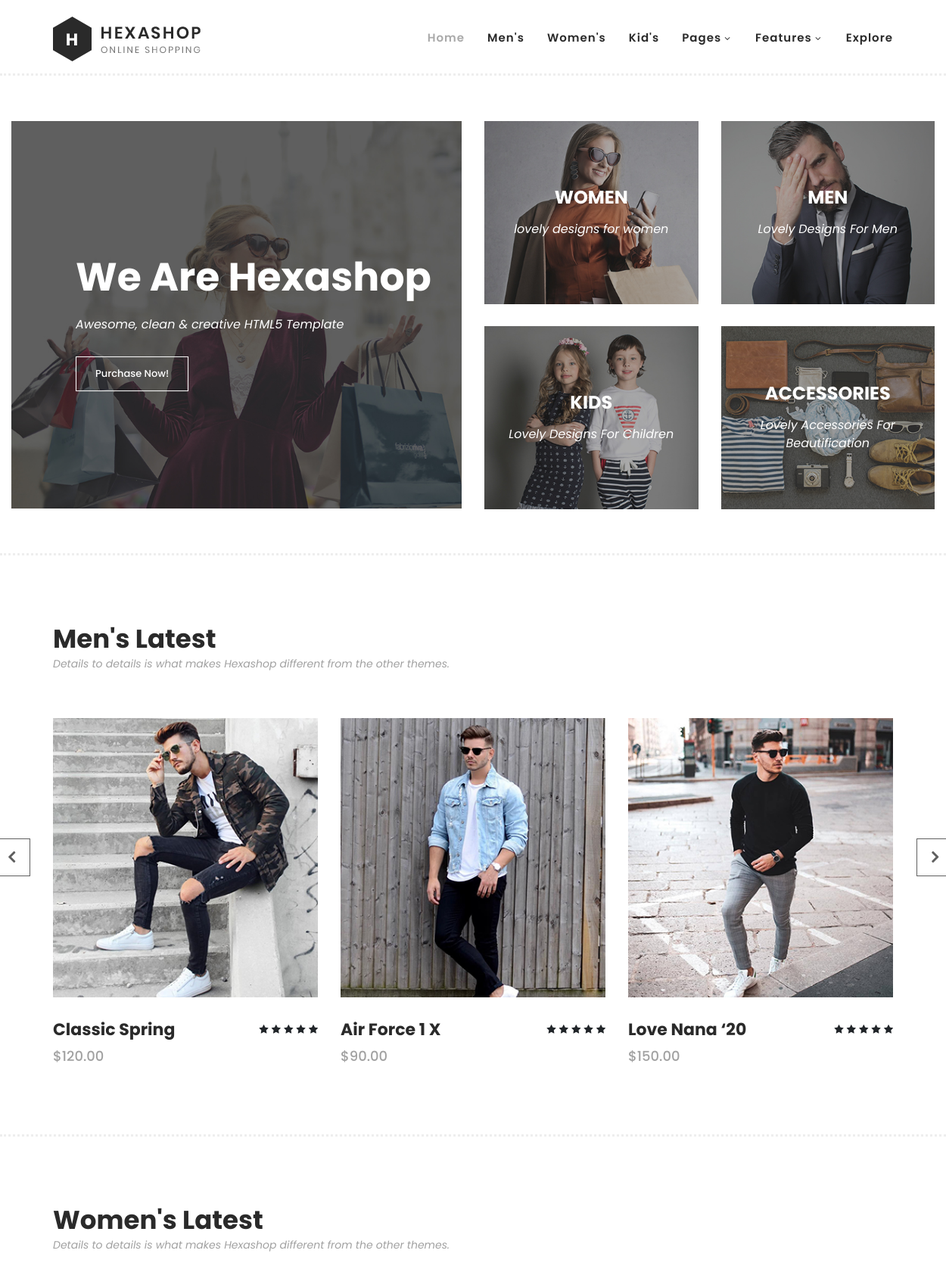
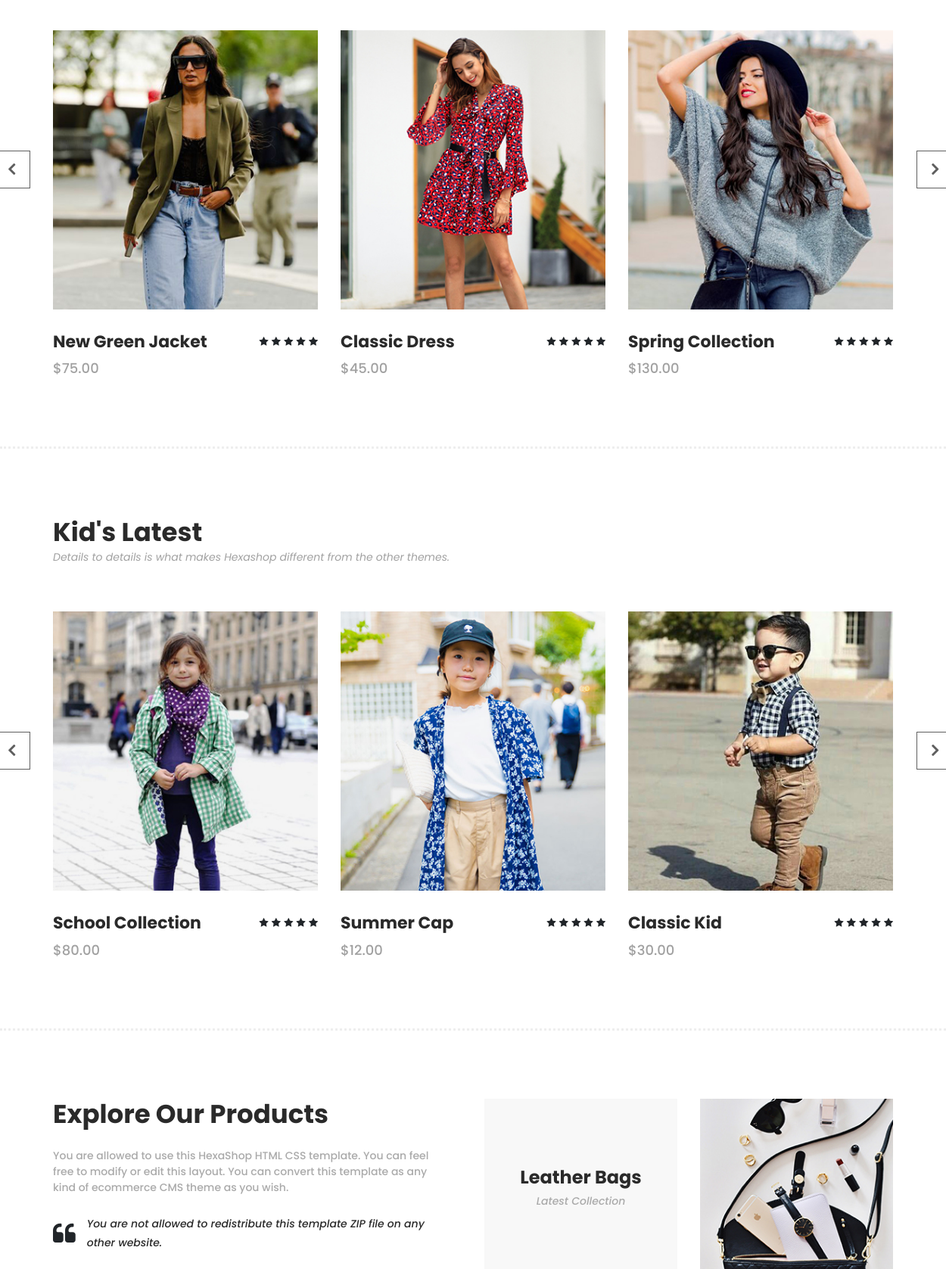
The page / (upper part) on the database its author committed (2 pictures, top to bottom).
### money/models.py (models this page shows, shortened)
class Category(models.Model):
    name = models.CharField(max_length=100)
    description = models.TextField()
    image = models.ImageField(upload_to="category_images")
    class Meta:
      verbose_name_plural = "Categories"

### money/views.py (the view)
# urls.py: path("", home_page, name="home"),
def home_page(request):
    all_categories  = Category.objects.all()
    context = {
        "all_categories": all_categories
    }
    return render(request, "money/index.html",context)

### money/templates/money/index.html (shortened to what this page needs)
{% load static %}
<!DOCTYPE html>
<html lang="en">
  <head>
    <link rel="stylesheet" type="text/css" href="{% static 'money/assets/css/bootstrap.min.css' %}">
    <link rel="stylesheet" type="text/css" href="{% static 'money/assets/css/font-awesome.css' %}">
    <link rel="stylesheet" href="{% static 'money/assets/css/templatemo-hexashop.css' %}">
    <link rel="stylesheet" href="{% static 'money/assets/css/owl-carousel.css' %}">
    <link rel="stylesheet" href="{% static 'money/assets/css/lightbox.css' %}">
    </head>
    <body>
    <header class="header-area header-sticky">
        <div class="container">
            <div class="row">
                <div class="col-12">
                    <nav class="main-nav">
                        <a href="money/index.html" class="logo">
                            <img src="{% static 'money/assets/images/logo.png' %}">
                        </a>
                        <ul class="nav">
                            <li class="scroll-to-section"><a href="#top" class="active">Home</a></li>
                            <li class="scroll-to-section"><a href="#men">Men's</a></li>
                            <li class="scroll-to-section"><a href="#women">Women's</a></li>
                            <li class="scroll-to-section"><a href="#kids">Kid's</a></li>
                            <li class="submenu">
                                <a href="javascript:;">Pages</a>
                            </li>
                            <li class="submenu">
                                <a href="javascript:;">Features</a>
                            </li>
                            <li class="scroll-to-section"><a href="#explore">Explore</a></li>
                        </ul>
                    </nav>
                </div>
            </div>
        </div>
    </header>
    <div class="main-banner" id="top">
        <div class="container-fluid">
            <div class="row">
                <div class="col-lg-6">
                    <div class="left-content">
                        <div class="thumb">
                            <div class="inner-content">
                                <h4>We Are Hexashop</h4>
                                <span>Awesome, clean &amp; creative HTML5 Template</span>
                                <div class="main-border-button">
                                    <a href="#">Purchase Now!</a>
                                </div>
                            </div>
                            <img src="{% static 'money/assets/images/left-banner-image.jpg' %}" alt="">
                        </div>
                    </div>
                </div>
                <div class="col-lg-6">
                    <div class="right-content">
                        <div class="row">
                            {% for category in all_categories %}
                            <div class="col-lg-6">
                                <div class="right-first-image">
                                    <div class="thumb">
                                        <div class="inner-content">
                                            <h4>{{category.name}}</h4>
                                            <span>{{category.description}}</span>
                                        </div>
                                        <img src="{{ category.image.url}}">
                                    </div>
                                </div>
                            </div>
                            {% endfor %}
                        </div>
                    </div>
                </div>
            </div>
        </div>
    </div>
    <section class="section" id="men">
        <div class="container">
            <div class="row">
                <div class="col-lg-6">
                    <div class="section-heading">
                        <h2>Men's Latest</h2>
                        <span>Details to details is what makes Hexashop different from the other themes.</span>
                    </div>
                </div>
            </div>
        </div>
        <div class="container">
            <div class="row">
                <div class="col-lg-12">
                    <div class="men-item-carousel">
                        <div class="owl-men-item owl-carousel">
                            <div class="item">
                                <div class="thumb">
                                    <img src="{% static 'money/assets/images/men-01.jpg' %}" alt="">
                                </div>
                                <div class="down-content">
                                    <h4>Classic Spring</h4>
                                    <span>$120.00</span>
                                    <ul class="stars">
                                        <li><i class="fa fa-star"></i></li>
                                        <li><i class="fa fa-star"></i></li>
                                        <li><i class="fa fa-star"></i></li>
                                        <li><i class="fa fa-star"></i></li>
                                        <li><i class="fa fa-star"></i></li>
                                    </ul>
                                </div>
                            </div>
                            <div class="item">
                                <div class="thumb">
                                    <img src="{% static 'money/assets/images/men-02.jpg' %}" alt="">
                                </div>
                                <div class="down-content">
                                    <h4>Air Force 1 X</h4>
                                    <span>$90.00</span>
                                    <ul class="stars">
                                        <li><i class="fa fa-star"></i></li>
                                        <li><i class="fa fa-star"></i></li>
                                        <li><i class="fa fa-star"></i></li>
                                        <li><i class="fa fa-star"></i></li>
                                        <li><i class="fa fa-star"></i></li>
                                    </ul>
                                </div>
                            </div>
                            <div class="item">
                                <div class="thumb">
                                    <img src="{% static 'money/assets/images/men-03.jpg' %}" alt="">
                                </div>
                                <div class="down-content">
                                    <h4>Love Nana ‘20</h4>
                                    <span>$150.00</span>
                                    <ul class="stars">
                                        <li><i class="fa fa-star"></i></li>
                                        <li><i class="fa fa-star"></i></li>
                                        <li><i class="fa fa-star"></i></li>
                                        <li><i class="fa fa-star"></i></li>
                                        <li><i class="fa fa-star"></i></li>
                                    </ul>
                                </div>
                            </div>
                        </div>
                    </div>
                </div>
            </div>
        </div>
    </section>
    <section class="section" id="women">
        <div class="container">
            <div class="row">
                <div class="col-lg-6">
                    <div class="section-heading">
                        <h2>Women's Latest</h2>
                        <span>Details to details is what makes Hexashop different from the other themes.</span>
                    </div>
                </div>
            </div>
        </div>
        <div class="container">
            <div class="row">
                <div class="col-lg-12">
                    <div class="women-item-carousel">
                        <div class="owl-women-item owl-carousel">
                            <div class="item">
                                <div class="thumb">
                                    <img src="{% static 'money/assets/images/women-01.jpg' %}" alt="">
                                </div>
                                <div class="down-content">
                                    <h4>New Green Jacket</h4>
                                    <span>$75.00</span>
                                    <ul class="stars">
                                        <li><i class="fa fa-star"></i></li>
                                        <li><i class="fa fa-star"></i></li>
                                        <li><i class="fa fa-star"></i></li>
                                        <li><i class="fa fa-star"></i></li>
                                        <li><i class="fa fa-star"></i></li>
                                    </ul>
                                </div>
                            </div>
                            <div class="item">
                                <div class="thumb">
                                    <img src="{% static 'money/assets/images/women-02.jpg' %}" alt="">
                                </div>
                                <div class="down-content">
                                    <h4>Classic Dress</h4>
                                    <span>$45.00</span>
                                    <ul class="stars">
                                        <li><i class="fa fa-star"></i></li>
                                        <li><i class="fa fa-star"></i></li>
                                        <li><i class="fa fa-star"></i></li>
                                        <li><i class="fa fa-star"></i></li>
                                        <li><i class="fa fa-star"></i></li>
                                    </ul>
                                </div>
                            </div>
                            <div class="item">
                                <div class="thumb">
                                    <img src="{% static 'money/assets/images/women-03.jpg' %}" alt="">
                                </div>
                                <div class="down-content">
                                    <h4>Spring Collection</h4>
                                    <span>$130.00</span>
                                    <ul class="stars">
                                        <li><i class="fa fa-star"></i></li>
                                        <li><i class="fa fa-star"></i></li>
                                        <li><i class="fa fa-star"></i></li>
                                        <li><i class="fa fa-star"></i></li>
                                        <li><i class="fa fa-star"></i></li>
                                    </ul>
                                </div>
                            </div>
                        </div>
                    </div>
                </div>
            </div>
        </div>
    </section>
    <section class="section" id="kids">
        <div class="container">
            <div class="row">
                <div class="col-lg-6">
                    <div class="section-heading">
                        <h2>Kid's Latest</h2>
                        <span>Details to details is what makes Hexashop different from the other themes.</span>
                    </div>
                </div>
            </div>
        </div>
        <div class="container">
            <div class="row">
                <div class="col-lg-12">
                    <div class="kid-item-carousel">
                        <div class="owl-kid-item owl-carousel">
                            <div class="item">
                                <div class="thumb">
                                    <img src="{% static 'money/assets/images/kid-01.jpg' %}" alt="">
                                </div>
                                <div class="down-content">
                                    <h4>School Collection</h4>
                                    <span>$80.00</span>
                                    <ul class="stars">
                                        <li><i class="fa fa-star"></i></li>
                                        <li><i class="fa fa-star"></i></li>
                                        <li><i class="fa fa-star"></i></li>
                                        <li><i class="fa fa-star"></i></li>
                                        <li><i class="fa fa-star"></i></li>
                                    </ul>
                                </div>
                            </div>
                            <div class="item">
                                <div class="thumb">
                                    <img src="{% static 'money/assets/images/kid-02.jpg' %}" alt="">
                                </div>
                                <div class="down-content">
                                    <h4>Summer Cap</h4>
                                    <span>$12.00</span>
                                    <ul class="stars">
                                        <li><i class="fa fa-star"></i></li>
                                        <li><i class="fa fa-star"></i></li>
                                        <li><i class="fa fa-star"></i></li>
                                        <li><i class="fa fa-star"></i></li>
                                        <li><i class="fa fa-star"></i></li>
                                    </ul>
                                </div>
                            </div>
                            <div class="item">
                                <div class="thumb">
                                    <img src="{% static 'money/assets/images/kid-03.jpg' %}" alt="">
                                </div>
                                <div class="down-content">
                                    <h4>Classic Kid</h4>
                                    <span>$30.00</span>
                                    <ul class="stars">
                                        <li><i class="fa fa-star"></i></li>
                                        <li><i class="fa fa-star"></i></li>
                                        <li><i class="fa fa-star"></i></li>
                                        <li><i class="fa fa-star"></i></li>
                                        <li><i class="fa fa-star"></i></li>
                                    </ul>
                                </div>
                            </div>
                        </div>
                    </div>
                </div>
            </div>
        </div>
    </section>
    <section class="section" id="explore">
        <div class="container">
            <div class="row">
                <div class="col-lg-6">
                    <div class="left-content">
                        <h2>Explore Our Products</h2>
                        <span>You are allowed to use this HexaShop HTML CSS template. You can feel free to modify or edit this layout. You can convert this template as any kind of ecommerce CMS theme as you wish.</span>
                        <div class="quote">
                            <i class="fa fa-quote-left"></i><p>You are not allowed to redistribute this template ZIP file on any other website.</p>
                        </div>
                    </div>
                </div>
                <div class="col-lg-6">
                    <div class="right-content">
                        <div class="row">
                            <div class="col-lg-6">
                                <div class="leather">
                                    <h4>Leather Bags</h4>
                                    <span>Latest Collection</span>
                                </div>
                            </div>
                            <div class="col-lg-6">
                                <div class="first-image">
                                    <img src="{% static 'money/assets/images/explore-image-01.jpg' %}" alt="">
                                </div>
                            </div>
                        </div>
                    </div>
                </div>
            </div>
        </div>
    </section>
  </body>
</html>

### rows shown on the page
Category: name "WOMEN", description "lovely designs for women", image (picture)
Category: name "MEN", description "Lovely Designs For Men", image (picture)
Category: name "KIDS", description "Lovely Designs For Children", image (picture)
Category: name "ACCESSORIES", description "Lovely Accessories For Beautification", image (picture)
